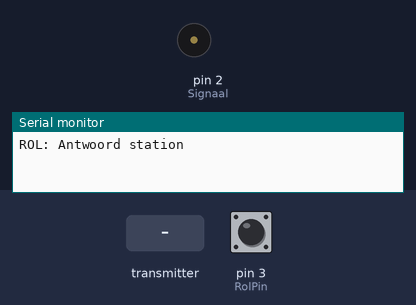
The sketch below on a simulated Arduino Uno, built with avr-gcc and run on an emulated ATmega328P. Shown: buzzer (waves = sounding), the last lines printed to the serial monitor. The test bench sets the inputs (shaded band); at power-on: pin 3 (RolPin) HIGH. No radio packets arrive unless stated.

Above: at 1.2 s.
1.3 s: the transmitter starts sending ontvangen_op = 0
At 2.2 s:
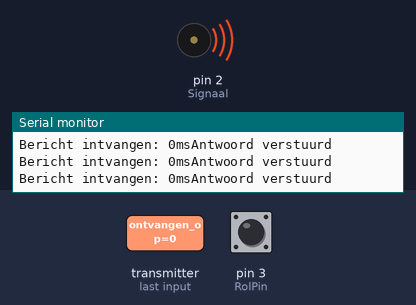
2.8 s: the transmitter starts sending ontvangen_op = 1
Timing chart, 0 to 5.8 s (numbered marks = the images above; inputs shaded):
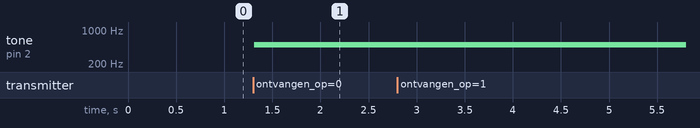

Measured:
- after the input at 1.3 s, tone on pin 2 (Signaal): silent → 500 Hz at once

The sketch:

LED_tranceiver.ino
```cpp
///---Benodigde librarys---///
#include <SPI.h>
#include "nRF24L01.h"
#include "RF24.h"
#include "printf.h"
///------///

RF24 radio(9,10); // Stel de nRF24L01+ module in op de  pinnen 9 & 10

const int RolPin = 3; // Schakelaar op pin 3 om de rol in te stellen
const int Signaal = 2; // Pin om ontvangs signaal in te stellen (zoals led of speaker)
const uint64_t kanalen[2] = {
  0xF0F0F0F0E1LL, 0xF0F0F0F0D2LL }; //Stel 2 communicatie kanalen in


typedef enum {
  basis_station = 1, antwoord_station } // De 2 verschilende rollen die de code aankan
role_e;

const char* role_friendly_name[] = {
  "Probleem", "Basis station", "Antwoord station"}; // De rol namen voor Seriële communicatie

role_e rol; // De huidige rol die gerbuikt wordt

void setup(void)
{
  pinMode(RolPin, INPUT); // Stel RolPin in als input
  digitalWrite(RolPin,HIGH);
  delay(20); // Zorgt voor een stabielere uitlezing van de RolPin

  ///--- Bepaal welke rol er aangenomen wordt [1]---///
  if ( ! digitalRead(RolPin) ) // "!" betekend niet
    rol = basis_station;
  else
    rol = antwoord_station;
  ///---[1]---///

  Serial.begin(57600); // Baud snelheid voor Seriële communicatie
  printf_begin();
  printf("ROL: %s\n\r",role_friendly_name[rol]);

  ///--- Configureer de nRF24L01+ chip [2]---///
  radio.begin();
  //  radio.setChannel(126); // Welk communicatiekanaal word er gebruikt (0-127 beschikbaar)
  radio.setDataRate( RF24_2MBPS ); // Zet de overdrachtssnelheid.  (RF24_250KBPS of RF24_1MBPS of RF24_2MBPS)
  radio.setRetries(15,15); // Stel wachttijd en aantal pogingen in om te herzenden mocht er geen antwoord komen van het andere station
  radio.setPayloadSize(8); // Stel de grote van de payload in


  if ( rol == basis_station ) // Stel de kanalen in naar hun rol
  {
    radio.openWritingPipe(kanalen[0]); // Primaire kanaal is voor versturen
    radio.openReadingPipe(1,kanalen[1]); // Secundaire kanaal is voor ontvangen
  }
  else
  {
    radio.openReadingPipe(1,kanalen[0]); // Primaire kanaal is voor ontvangen
    radio.openWritingPipe(kanalen[1]); // Secundaire kanaal is voor versturen
  }

  radio.startListening(); // Start met luisteren
  radio.printDetails(); // Print de chip instellingen
  ///---[2]---///
}

void loop(void)
{
  ///---Basis station code [3]---///
  if (rol == basis_station)
  {
    radio.stopListening(); // Stop met luisteren om te versturen

    unsigned long tijd = millis(); // Stel de arduino aan-tijd in als tijd
    printf("Verzonden op %lums, ",tijd);
    bool ok = radio.write( &tijd, sizeof(unsigned long) );

    if (ok) // Controleer of er een antwoord is van het antwoord station
    {
      printf("Versturen gelukt\n\r");
      tone(Signaal, 1000, 250); // Zorgt voor een toon(pin, frequentie, duur)
    }
    else
      printf("Versturen mislukt\n\r");

    radio.startListening(); // Start weer met luisteren

    ///--- Wachten op antwoord of op de maximale wachttijd (200ms) [4]---///
    unsigned long verstuurTijd = millis(); // Stel in wanneer de radio verstuurd heeft
    bool max_wachttijd = false; // Maak een bolean van max_wachtijd
    while ( ! radio.available() && ! max_wachttijd ) // Zolang de radio niet ontvangen heeft:
      if (millis() - verstuurTijd > 200 ) // Check of de maximale wachttijd verstreken is
        max_wachttijd = true; // Max wachttijd is waar
    ///---[4]---///

    if ( max_wachttijd ) // Als de maximale wachttijd verstreken is:
    {
      printf("Bericht niet ontvangen, maximale wachttijd verstreken.\n\r");
    }
    else // Als het versturen gelukt is:
    {
      unsigned long ontvangen_op; // Stel de arduino aan-tijd in als tijd dat het bericht ontvangen is
      radio.read( &ontvangen_op, sizeof(unsigned long) ); // Lees het ontvangen vericht
      printf("Ontvangen door antwoord station op: %lums, Antwoord na: %lums\n\r",ontvangen_op,millis()-ontvangen_op);
    }

    delay(250); // Wacht
  }
  ///---[3]---///

  ///---Antwoord station code [5]---///

  if ( rol == antwoord_station )
  {
    if ( radio.available() ) // Kijk of er data uit te lezen valt
    {
      ///---Het volledige bericht uitlezen [6]---///
      unsigned long ontvangen_op;
      bool done = false;
      while (!done)
      {
        done = radio.read( &ontvangen_op, sizeof(unsigned long) ); // Lees data uit en kijk of er nog meer data aankomt

        printf("Bericht intvangen: %lums",ontvangen_op); // Print de gevonden data

        delay(10); // Vertraging om het basis station tijd te geven om te gaan luisteren
      }
      ///---[6]---///

      tone(Signaal, 500, 250); // Zorgt voor een toon(pin, frequentie, duur)
      radio.stopListening(); // Stop met luisteren
      radio.write( &ontvangen_op, sizeof(unsigned long) ); // Verstuur data terug
      printf("Antwoord verstuurd\n\r");

      radio.startListening(); // Begin weer met luisteren
    }
  }
  ///---[5]---///
}
```

printf.h
```cpp
// (licence header left out)
/**
 * @file printf.h
 *
 * Setup necessary to direct stdout to the Arduino Serial library, which
 * enables 'printf'
 */

#ifndef __PRINTF_H__
#define __PRINTF_H__

#ifdef ARDUINO

int serial_putc( char c, FILE * )
{
  Serial.write( c );

  return c;
}

void printf_begin(void)
{
  fdevopen( &serial_putc, 0 );
}

#else
#error This example is only for use on Arduino.
#endif // ARDUINO

#endif // __PRINTF_H__
```
